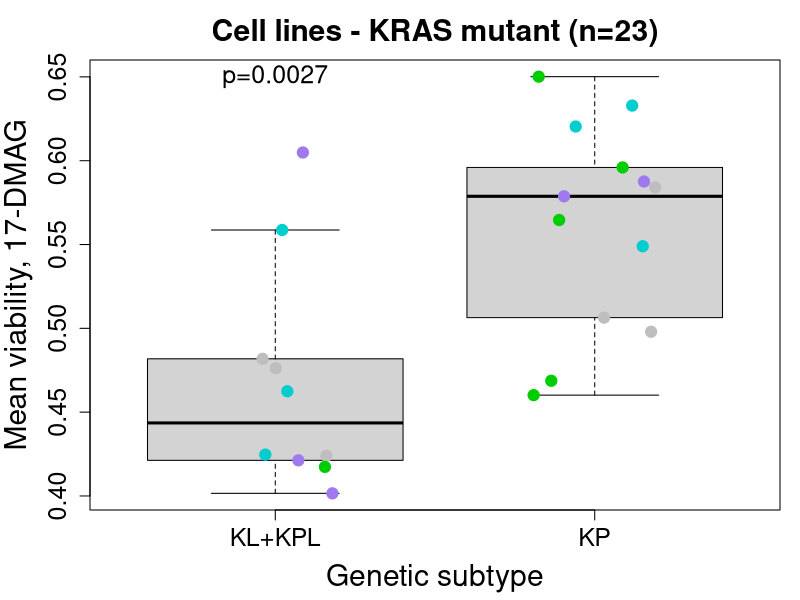

Reproduce this figure in R.
data <- read.table("../data/CellLineDrugResponse_SubtypeAssociation.tsv", sep="\t", header=TRUE, check.names=FALSE)
gCSI <- read.table("../data/CellLineDrugResponse_MeanViability.tsv", sep="\t", header=TRUE, check.names=FALSE)
gCSI <- gCSI[gCSI$KRAS, ] # Subset of KRAS-mutant lines
gCSI <- gCSI[gCSI$STK11 %in% "ALT" | gCSI$TP53 %in% "ALT", ]
gCSI$Skoulidis <- "KP"
gCSI$Skoulidis[gCSI$STK11 %in% "ALT"] <- "KL+KPL"

# Associate HSP90i response with subtype
target <- c("HSP90")
compounds <- as.character(data$`gCGC ID`[which(data$TARGET_NAME %in% target)])
targetsID <- as.character(data$TARGET_NAME[which(data$TARGET_NAME %in% target)])
data.gCSI <- gCSI[, compounds]
rownames(data.gCSI) <- gCSI[, "Cell line"]
colnames(data.gCSI) <- paste0(compounds, " (", targetsID, ")")
nbTumors <- nrow(data.gCSI)

subtypes <- factor(gCSI$Skoulidis)

### COLORING BY SUBTYPE
Subtype <- gCSI$Subtype
colors <- rep("gray", nbTumors)
colors[Subtype %in% "MUC"] <- "cyan3"
colors[Subtype %in% "PRO"] <- "mediumpurple2"
colors[Subtype %in% "MES"] <- "green3"


i <- "gCGC00506 (HSP90)"
pdf("../figures/FigS6E_CellLinesMut_17DMAGVsSkoulidisGenetics.pdf", width=5.5, height=6.5)
par(mar=c(4.5,4.5,3,1))
pval <- signif(t.test(data.gCSI[,i] ~ subtypes)$p.value,2)
boxplot(data.gCSI[,i] ~ subtypes, ylab="Mean viability, 17-DMAG", xlab="Genetic subtype",
			main=paste0("Cell lines - KRAS mutant (n=",nbTumors,")"),
			cex.lab=1.8, cex.axis=1.5, cex.main=1.8, outline=FALSE,
			ylim=range(data.gCSI[,i], na.rm=TRUE))
points(jitter(as.numeric(subtypes)), data.gCSI[,i], col=colors, pch=19, cex=1.5)
text(x=1, y=max(data.gCSI[,i], na.rm=TRUE), labels=paste0("p=",pval), cex=1.5)
dev.off()
